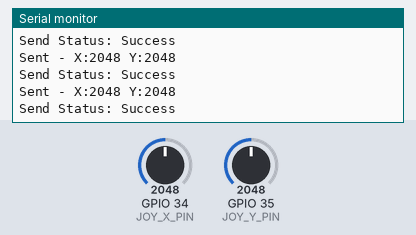
Simulated run of this program. Board: ESP32. On the bench: the last lines printed to the serial monitor. The test bench sets the inputs (shaded band); at power-on: GPIO 34 (JOY_X_PIN) = 2048, GPIO 35 (JOY_Y_PIN) = 2048.

Above: at 4.2 s.
4.3 s: GPIO 34 (JOY_X_PIN) set to 106
At 4.33 s:
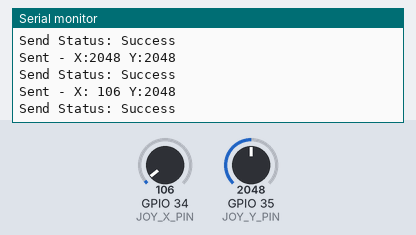
5.8 s: GPIO 34 (JOY_X_PIN) set to 91
At 5.85 s:
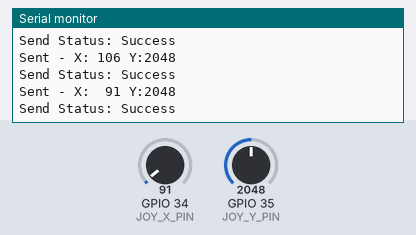

Measured:
- after the input at 4.3 s, the serial monitor: prints a new line at once (image 1)
- after the input at 5.8 s, the serial monitor: prints a new line at once (image 2)

The program:

main.cpp
```cpp
#include <Arduino.h>

#include <esp_now.h>
#include <WiFi.h>
#include <esp_wifi.h>

#define JOY_X_PIN 34  // ADC input for joystick X
#define JOY_Y_PIN 35  // ADC input for joystick Y

// Receiver MAC Address (Your Car)
uint8_t receiverAddress[] = {0xEC, 0xE3, 0x34, 0x1A, 0xF4, 0x04};

typedef struct struct_message {
  int16_t x;  // Joystick X value
  int16_t y;  // Joystick Y value
} struct_message;

struct_message myData;

void onSent(const uint8_t *macAddr, esp_now_send_status_t status) {
  Serial.print("Send Status: ");
  Serial.println(status == ESP_NOW_SEND_SUCCESS ? "Success" : "Fail");
}

void setup() {
  Serial.begin(115200);

  // Initialize joystick pins
  pinMode(JOY_X_PIN, INPUT);
  pinMode(JOY_Y_PIN, INPUT);

  // Set WiFi mode
  WiFi.mode(WIFI_STA);
  WiFi.disconnect();

  // Set channel for better reliability
  esp_wifi_set_promiscuous(true);
  esp_wifi_set_channel(1, WIFI_SECOND_CHAN_NONE);
  esp_wifi_set_promiscuous(false);

  // Initialize ESP-NOW
  if (esp_now_init() != ESP_OK) {
    Serial.println("ESP-NOW init failed");
    while (1);
  }

  // Register send callback
  esp_now_register_send_cb(onSent);

  // Add peer
  esp_now_peer_info_t peerInfo = {};
  memcpy(peerInfo.peer_addr, receiverAddress, 6);
  peerInfo.channel = 1;
  peerInfo.encrypt = false;

  if (esp_now_add_peer(&peerInfo) != ESP_OK) {
    Serial.println("Failed to add peer");
    while (1);
  }

  Serial.println("ESP-NOW Transmitter Ready");
  Serial.print("Target MAC: ");
  char macStr[18];
  snprintf(macStr, sizeof(macStr), "%02X:%02X:%02X:%02X:%02X:%02X",
           receiverAddress[0], receiverAddress[1], receiverAddress[2],
           receiverAddress[3], receiverAddress[4], receiverAddress[5]);
  Serial.println(macStr);
}

void loop() {
  // Read joystick values (0-4095)
  int rawX = analogRead(JOY_X_PIN);
  int rawY = analogRead(JOY_Y_PIN);

  // Send raw values (0-4095) to maintain your existing motor control logic
  myData.x = rawX;
  myData.y = rawY;

  // Send data via ESP-NOW
  esp_err_t result = esp_now_send(receiverAddress, (uint8_t *)&myData, sizeof(myData));

  if (result == ESP_OK) {
    Serial.printf("Sent - X:%4d Y:%4d\n", rawX, rawY);
  } else {
    Serial.println("Send error");
  }

  delay(50);  // Send every 50ms
}
```
